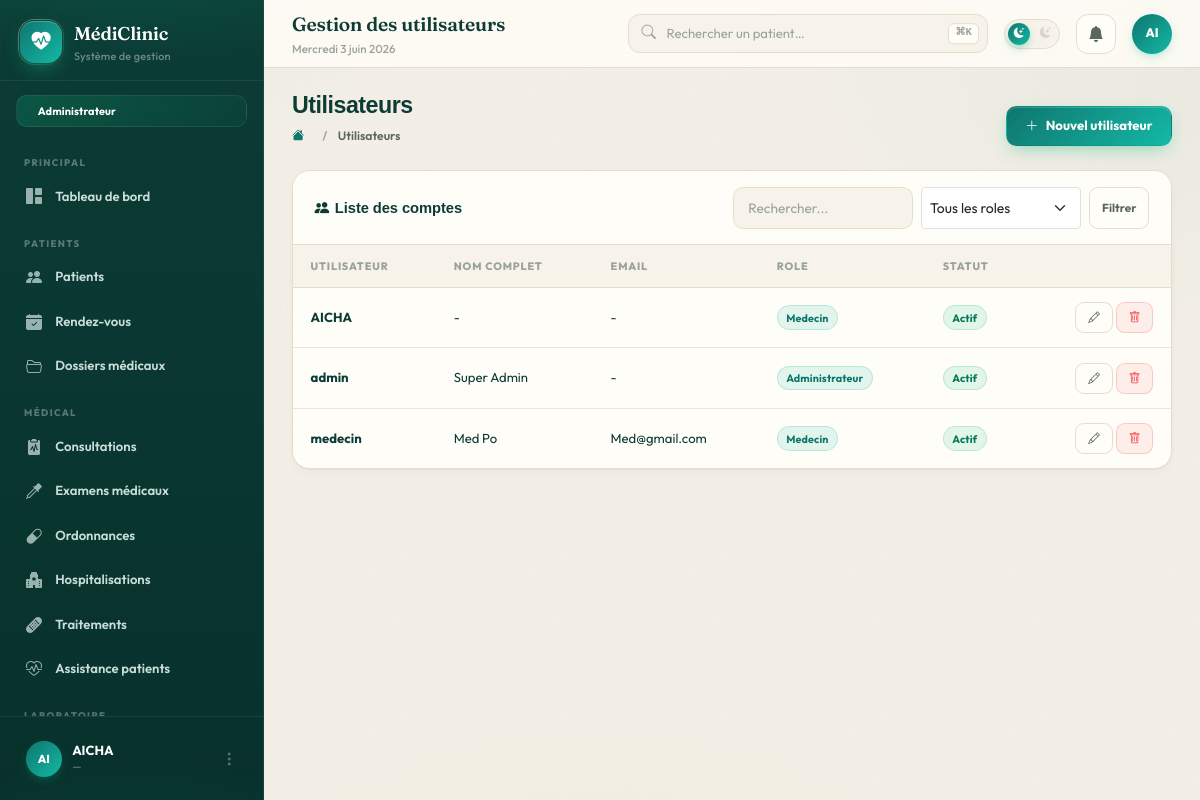
The page /comptes/utilisateurs/ (signed in) on the database its author committed.
### comptes/models.py (models this page shows, shortened)
class Profil(models.Model):
    user = models.OneToOneField(User, on_delete=models.CASCADE, related_name='profil')
    role = models.ForeignKey(Role, on_delete=models.PROTECT, related_name='profils')
    telephone = models.CharField(max_length=20, blank=True)
    adresse = models.TextField(blank=True)
    medecin = models.OneToOneField(
        'personnel.Medecin', on_delete=models.SET_NULL, null=True, blank=True, related_name='profil')
    infirmier = models.OneToOneField(
        'personnel.Infirmier', on_delete=models.SET_NULL, null=True, blank=True, related_name='profil')
    laborantin = models.OneToOneField(
        'personnel.Laborantin', on_delete=models.SET_NULL, null=True, blank=True, related_name='profil')
    receptionniste = models.OneToOneField(
        'personnel.Receptionniste', on_delete=models.SET_NULL, null=True, blank=True, related_name='profil')
    date_creation = models.DateTimeField(auto_now_add=True)

class Role(models.Model):
    ROLE_CHOICES = [
        ('admin', 'Administrateur'),
        ('medecin', 'Medecin'),
        ('laborantin', 'Laborantin'),
        ('infirmier', 'Infirmier'),
        ('receptionniste', 'Receptionniste'),
    ]
    code = models.CharField(max_length=30, unique=True, choices=ROLE_CHOICES)
    libelle = models.CharField(max_length=100)
    description = models.TextField(blank=True)
    permissions = models.ManyToManyField(Permission, blank=True, related_name='roles')
    class Meta:
        ordering = ['libelle']

### comptes/views.py (the view)
# urls.py: path('utilisateurs/', views.utilisateurs_liste, name='utilisateurs_liste'),
@admin_required
def utilisateurs_liste(request):
    profils = Profil.objects.select_related('user', 'role').order_by('user__username')
    q = request.GET.get('q', '').strip()
    role_filter = request.GET.get('role', '')
    if q:
        profils = profils.filter(user__username__icontains=q) | \
                  profils.filter(user__first_name__icontains=q) | \
                  profils.filter(user__last_name__icontains=q)
    if role_filter:
        profils = profils.filter(role__code=role_filter)
    return render(request, 'comptes/utilisateurs_liste.html', {
        'profils': profils,
        'roles': Role.objects.all(),
        'q': q,
        'role_filter': role_filter,
    })

### comptes/context_processors.py (called while the page is built)
def _user_permissions(request):
    user = request.user
    if not user.is_authenticated:
        return set()
    role = get_role(user)
    if role == 'admin':
        from .models import Permission
        return set(Permission.objects.values_list('code', flat=True))
    try:
        return set(user.profil.role.permissions.values_list('code', flat=True))
    except Exception:
        return set()

def role_context(request):
    role = get_role(request.user) if request.user.is_authenticated else None
    codes = _user_permissions(request)
    return {
        'user_role': role,
        'is_admin': role == 'admin',
        'is_medecin': role == 'medecin',
        'is_laborantin': role == 'laborantin',
        'is_infirmier': role == 'infirmier',
        'is_receptionniste': role == 'receptionniste',
        'user_permissions': codes,
        'perms': _PermLookup(codes),
    }

### templates/comptes/utilisateurs_liste.html (shortened to what this page needs)
{% extends 'base.html' %}
{% block page_title %}Gestion des utilisateurs{% endblock %}
{% block page_heading %}Utilisateurs{% endblock %}
{% block breadcrumb %}<li class="breadcrumb-item active">Utilisateurs</li>{% endblock %}
{% block page_actions %}
  <a href="{% url 'comptes:utilisateur_ajouter' %}" class="btn btn-c btn-primary-c"><i class="bi bi-plus-lg"></i> Nouvel utilisateur</a>
{% endblock %}
{% block content %}
<div class="panel">
  <div class="panel-hdr">
    <div class="panel-title"><i class="bi bi-people-fill"></i> Liste des comptes</div>
    <form method="get" class="d-flex gap-2">
      <input type="text" name="q" value="{{ q }}" class="form-control form-control-sm" placeholder="Rechercher..." style="max-width:200px">
      <select name="role" class="form-select form-select-sm" style="max-width:160px">
        <option value="">Tous les roles</option>
      </select>
      <button class="btn btn-c btn-outline-c btn-sm-c">Filtrer</button>
    </form>
  </div>
  <div class="panel-body p-0">
    <table class="ctable">
      <thead>
        <tr>
          <th>Utilisateur</th><th>Nom complet</th><th>Email</th><th>Role</th><th>Statut</th><th></th>
        </tr>
      </thead>
      <tbody>
        {% for p in profils %}
        <tr>
          <td><strong>{{ p.user.username }}</strong></td>
          <td>{{ p.user.get_full_name|default:'-' }}</td>
          <td>{{ p.user.email|default:'-' }}</td>
          <td><span class="pill pill-info">{{ p.role.libelle }}</span></td>
          <td>{% if p.user.is_active %}<span class="pill pill-success">Actif</span>{% else %}<span class="pill pill-danger">Inactif</span>{% endif %}</td>
          <td class="text-end">
            <a href="{% url 'comptes:utilisateur_modifier' p.pk %}" class="btn btn-c btn-outline-c btn-sm-c"><i class="bi bi-pencil"></i></a>
            <a href="{% url 'comptes:utilisateur_supprimer' p.pk %}" class="btn btn-c btn-danger-c btn-sm-c"><i class="bi bi-trash"></i></a>
          </td>
        </tr>
        {% empty %}
        <tr><td colspan="6" class="text-center text-muted py-4">Aucun utilisateur</td></tr>
        {% endfor %}
      </tbody>
    </table>
  </div>
</div>
{% endblock %}

### templates/base.html (shortened to what this page needs)
{% load static %}
<!DOCTYPE html>
<html lang="fr" data-theme="light" data-role="{{ user_role|default:'admin' }}">
<head>
  <link href="https://cdn.jsdelivr.net/npm/bootstrap@5.3.3/dist/css/bootstrap.min.css" rel="stylesheet">
  <link href="https://cdn.jsdelivr.net/npm/bootstrap-icons@1.11.3/font/bootstrap-icons.min.css" rel="stylesheet">
  <script src="https://cdn.tailwindcss.com"></script>
</head>
<body>
<aside id="sidebar">
  <div class="sb-brand">
    <div class="sb-logo"><i class="bi bi-heart-pulse-fill"></i></div>
    <div>
      <div class="sb-name">MédiClinic</div>
      <div class="sb-sub">Système de gestion</div>
    </div>
  </div>
  {% if is_medecin %}
    <div class="sb-role-badge" style="background:linear-gradient(135deg,rgba(20,184,166,.22),rgba(20,184,166,.05))"><i class="bi bi-clipboard2-pulse-fill" style="color:#5eead4"></i> Médecin</div>
  {% elif is_laborantin %}
    <div class="sb-role-badge" style="background:linear-gradient(135deg,rgba(168,85,247,.22),rgba(168,85,247,.05))"><i class="bi bi-eyedropper-fill" style="color:#c4b5fd"></i> Laborantin</div>
  {% elif is_infirmier %}
    <div class="sb-role-badge" style="background:linear-gradient(135deg,rgba(245,158,11,.22),rgba(245,158,11,.05))"><i class="bi bi-bandaid-fill" style="color:#fbbf24"></i> Infirmier</div>
  {% elif is_receptionniste %}
    <div class="sb-role-badge" style="background:linear-gradient(135deg,rgba(239,68,68,.22),rgba(239,68,68,.05))"><i class="bi bi-telephone-fill" style="color:#fca5a5"></i> Réceptionniste</div>
  {% else %}
    <div class="sb-role-badge" style="background:linear-gradient(135deg,rgba(16,185,129,.22),rgba(16,185,129,.05))"> Administrateur</div>
  {% endif %}
  <nav class="sb-nav">
    <div class="sb-section">Principal</div>
    <a href="{% url 'dashboard' %}" class="sb-link {% block nav_dashboard %}{% endblock %}">
      <i class="bi bi-grid-1x2-fill"></i> Tableau de bord
    </a>
    {% if 'patient.view' in user_permissions or 'rdv.view' in user_permissions or 'dossier.view' in user_permissions %}
    <div class="sb-section">Patients</div>
    {% endif %}
    {% if 'patient.view' in user_permissions %}
    <a href="{% url 'patients:liste' %}" class="sb-link {% block nav_patients %}{% endblock %}">
      <i class="bi bi-people-fill"></i> Patients
    </a>
    {% endif %}
    {% if 'rdv.view' in user_permissions %}
    <a href="{% url 'consultation:rdv_liste' %}" class="sb-link {% block nav_rdv %}{% endblock %}">
      <i class="bi bi-calendar-check-fill"></i> Rendez-vous
    </a>
    {% endif %}
    {% if 'dossier.view' in user_permissions %}
    <a href="{% url 'consultation:dossiers' %}" class="sb-link {% block nav_dossiers %}{% endblock %}">
      <i class="bi bi-folder2-open"></i> Dossiers médicaux
    </a>
    {% endif %}
    {% if 'consultation.view' in user_permissions or 'examen.view' in user_permissions or 'ordonnance.view' in user_permissions or 'hospitalisation.view' in user_permissions or 'traitement.view' in user_permissions %}
    <div class="sb-section">Médical</div>
    {% endif %}
    {% if 'consultation.view' in user_permissions %}
    <a href="{% url 'consultation:liste' %}" class="sb-link {% block nav_consultations %}{% endblock %}">
      <i class="bi bi-clipboard2-pulse-fill"></i> Consultations
    </a>
    {% endif %}
    {% if 'examen.view' in user_permissions %}
    <a href="{% url 'consultation:examens' %}" class="sb-link {% block nav_examens %}{% endblock %}">
      <i class="bi bi-eyedropper"></i> Examens médicaux
    </a>
    {% endif %}
    {% if 'ordonnance.view' in user_permissions %}
    <a href="{% url 'consultation:ordonnances' %}" class="sb-link {% block nav_ordonnances %}{% endblock %}">
      <i class="bi bi-capsule"></i> Ordonnances
    </a>
    {% endif %}
    {% if 'hospitalisation.view' in user_permissions %}
    <a href="{% url 'consultation:hospitalisations' %}" class="sb-link {% block nav_hospit %}{% endblock %}">
      <i class="bi bi-hospital-fill"></i> Hospitalisations
    </a>
    {% endif %}
    {% if 'traitement.view' in user_permissions %}
    <a href="{% url 'consultation:traitements' %}" class="sb-link {% block nav_traitements %}{% endblock %}">
      <i class="bi bi-bandaid-fill"></i> Traitements
    </a>
    {% endif %}
    {% if 'traitement.administrer' in user_permissions %}
    <a href="{% url 'consultation:assistances' %}" class="sb-link">
      <i class="bi bi-heart-pulse"></i> Assistance patients
    </a>
    {% endif %}
    {% if 'resultat.view' in user_permissions %}
    <div class="sb-section">Laboratoire</div>
    {% endif %}
  </nav>
  <div class="sb-footer">
    <div class="dropdown">
      <div class="sb-user" data-bs-toggle="dropdown">
        <div class="sb-av">{{ request.user.username|slice:":2"|upper }}</div>
        <div style="min-width:0;flex:1">
          <div class="sb-uname text-truncate">{{ request.user.get_full_name|default:request.user.username }}</div>
          <div class="sb-urole text-truncate">{{ request.user.email|default:'—' }}</div>
        </div>
        <i class="bi bi-three-dots-vertical" style="color:rgba(255,255,255,.3)"></i>
      </div>
    </div>
  </div>
</aside>
<div id="main">
  <div class="topbar">
    <div class="me-auto" style="min-width:0">
      <div class="tb-title text-truncate">{% block page_title %}{% endblock %}</div>
      <div class="tb-date" id="tbDate"></div>
    </div>
    <div class="tb-search d-none d-md-block">
      <form action="{% url 'patients:liste' %}" method="get" style="margin:0">
        <input type="text" name="q" placeholder="Rechercher un patient…" value="{{ request.GET.q }}">
      </form>
      <kbd>⌘K</kbd>
    </div>
    <div class="theme-toggle" onclick="toggleTheme()" title="Mode sombre / jour">
      <i class="bi bi-sun-fill t-sun"></i>
      <i class="bi bi-moon-stars-fill t-moon"></i>
      <div class="t-knob"><i class="bi bi-moon-stars-fill"></i></div>
    </div>
    <div class="dropdown">
      <div class="tb-btn" data-bs-toggle="dropdown" role="button">
        <i class="bi bi-bell-fill"></i>
      </div>
    </div>
    <div class="dropdown">
      <div class="sb-av" style="cursor:pointer;width:40px;height:40px;font-size:.78rem" data-bs-toggle="dropdown" role="button">
        {{ request.user.username|slice:":2"|upper }}
      </div>
    </div>
  </div>
  <div class="content">
    <div class="page-hdr">
      <div>
        <div class="page-hdr-title">{% block page_heading %}{% endblock %}</div>
        <nav aria-label="breadcrumb">
          <ol class="breadcrumb mt-2">
            <li class="breadcrumb-item"><a href="{% url 'dashboard' %}"><i class="bi bi-house-fill"></i></a></li>
            {% block breadcrumb %}{% endblock %}
          </ol>
        </nav>
      </div>
      <div class="d-flex gap-2 flex-wrap">{% block page_actions %}{% endblock %}</div>
    </div>
    {% block content %}{% endblock %}
  </div>
</div>
</body>
</html>

### rows shown on the page
Profil: user.username "AICHA", user.get_full_name "-", user.email "-", role.libelle "Medecin", shows "Actif"
Profil: user.username "admin", user.get_full_name "Super Admin", user.email "-", role.libelle "Administrateur", shows "Actif"
Profil: user.username "medecin", user.get_full_name "Med Po", user.email "Med@gmail.com", role.libelle "Medecin", shows "Actif"

### other values the page prints
{{ request.user.username|slice:":2"|upper }} "AI"
{{ request.user.get_full_name|default:request.user.username }} "AICHA"
{{ request.user.email|default:'—' }} "—"
